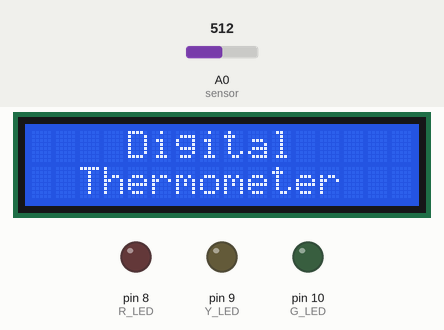
Recording of a sketch running on a simulated Arduino Uno, built with avr-gcc and run on an emulated ATmega328P. Shown: 16×2 character LCD, output pins drawn as LEDs (lit = HIGH). Inputs (shaded band) come from the test bench; at power-on: A0 (sensor) = 512.

Above: at 1.2 s.
At 3.3 s:
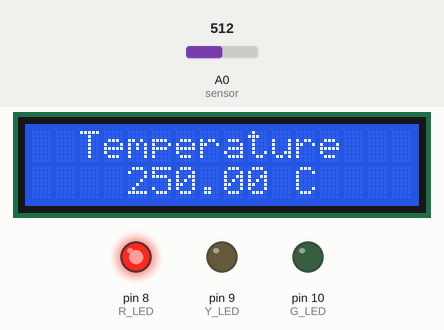
3.4 s: A0 (sensor) set to 91
At 5.2 s:
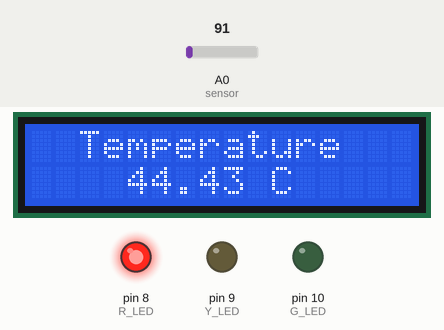
5.9 s: A0 (sensor) set to 73
At 8.8 s:
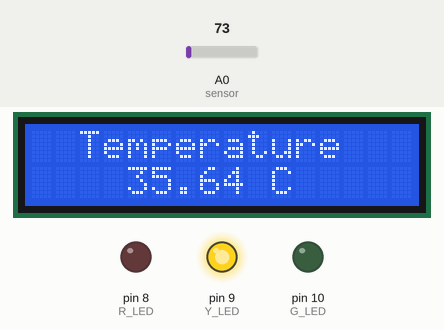
9.2 s: A0 (sensor) set to 31
At 12.4 s:
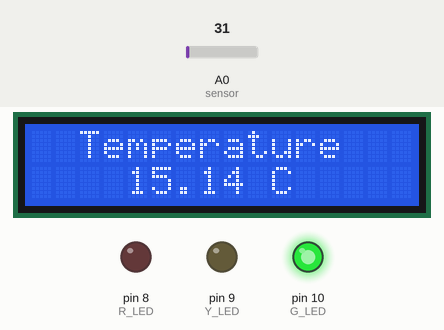
Timing chart, 0 to 13.9 s (numbered marks = the images above; inputs shaded):
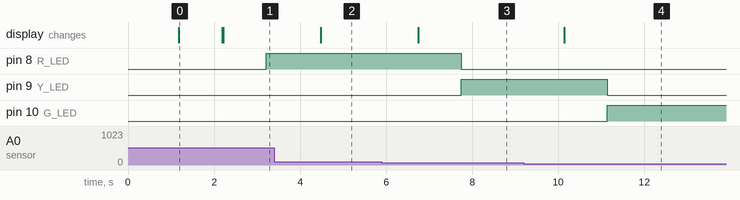

Measured:
- the behaviour switches between 82 and 81 on A0 (sensor) (found by bisection; images 2 and 3)
- after the input at 3.4 s, the display: changes after 1.1 s (image 2)
- after the input at 5.9 s, pin 8 (R_LED): HIGH → LOW after 1.8 s; pin 9 (Y_LED): LOW → HIGH after 1.8 s; the display: changes after 0.85 s (image 3)
- after the input at 9.2 s, pin 9 (Y_LED): HIGH → LOW after 1.9 s; pin 10 (G_LED): LOW → HIGH after 1.9 s; the display: changes after 0.94 s (image 4)
- what the display in image 0 shows lasts 1.0 s, from 1.2 s to 2.2 s

The sketch:

Arduino_LM35-I2C-LCD.ino
```cpp
#include <LiquidCrystal_I2C.h >
LiquidCrystal_I2C lcd(0x20, 16, 2); //initialize 16x2 LCD display
int R_LED = 8; // initilize pin8 for RED LED
int Y_LED = 9; // initilize pin9 for YELLOW LED
int G_LED = 10;// initilize pin10 for GREEN LED
void setup() {
  lcd.begin(16, 2);//
  lcd.init(); // Initialize LCD
  // Set the pin modes of the above IO pins to OUTPUT
  pinMode(R_LED, OUTPUT); // Define RED LED as output
  pinMode(Y_LED, OUTPUT);// Define YELLOW LED as output
  pinMode(G_LED, OUTPUT);// Define GREEN LED as output
  lcd.setCursor(2, 0);// Set LCD cursor position
  // Print a message to the LCD.
  lcd.backlight();//Turn on Backlight
  lcd.print("  Hello!");
  lcd.setCursor(0, 1);
  lcd.print(" Microdigisoft");
  delay(1000);
  lcd.clear();
  lcd.setCursor(0, 0);
  lcd.print("    Digital    ");
  lcd.setCursor(0, 1);
  lcd.print("  Thermometer   ");
  delay(1000);
  lcd.clear();
}
void loop() {
  float vol = analogRead(A0) * (5.0 / 1024.0) * 100; //analog pin A0 to read the temperature sensor voltage
  delay(10);
  // Result Display in lcd
  lcd.clear();
  lcd.setCursor(2, 0);
  lcd.print("Temperature");
  lcd.setCursor(4, 1);
  lcd.print(vol);//Print voltage
  lcd.write(0);
  lcd.print("C");
  delay(1000);
  if (vol <= 31)//if the temperature is low
  {
    digitalWrite(G_LED, HIGH);// GREEN led on
    digitalWrite(Y_LED, LOW);
    digitalWrite(R_LED, LOW);
  }
  else if (vol >= 32 && vol <= 40)// if the temperature is middle
  {
    digitalWrite(R_LED, LOW);
    digitalWrite(Y_LED, HIGH);//YELLOW led on
    digitalWrite(G_LED, LOW);
  }
  else if (vol >= 41)//If the temperature is HIGH
  {
    digitalWrite(G_LED, LOW);
    digitalWrite(Y_LED, LOW);
    digitalWrite(R_LED, HIGH);// RED led on
  }
  delay(100);
}
```
